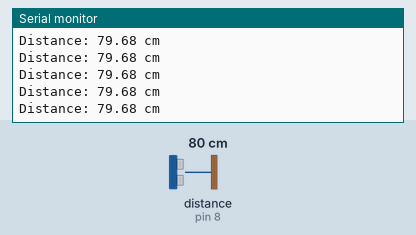
Recording of a sketch running on a simulated Arduino Uno, built with avr-gcc and run on an emulated ATmega328P. On the bench: the last lines printed to the serial monitor. Wiring (inferred from the names in the program): ultrasonic range finder: trigger pin 9; echo pin 8. The inputs (shaded band) are chosen by the test bench; at power-on: distance to the obstacle (sensor on pin 8) 80 cm. The echo pulse lasts 58.3 µs per cm.

Above: at 1.2 s.
1.3 s: distance to the obstacle (sensor on pin 8) set to 35 cm
At 1.6 s:
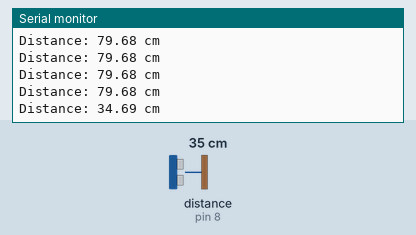
4.3 s: distance to the obstacle (sensor on pin 8) set to 2 cm
At 4.44 s:
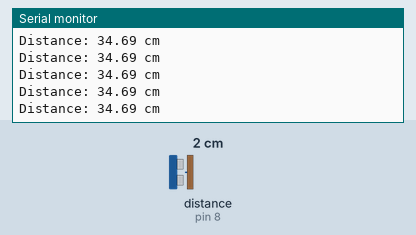
Timing chart, 0 to 7.3 s (numbered marks = the images above; inputs shaded):
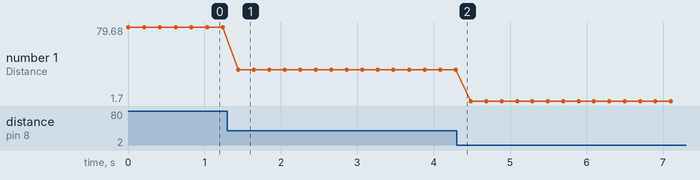

The sketch:

lab5.3.ino
```cpp
#define TRIG 9
#define ECHO 8

void setup() {
  Serial.begin(9600);
  pinMode(TRIG, OUTPUT);
  pinMode(ECHO, INPUT);
}

void loop() {
  // Send 10 µs trigger pulse
  digitalWrite(TRIG, LOW);
  delayMicroseconds(2);
  digitalWrite(TRIG, HIGH);
  delayMicroseconds(10);
  digitalWrite(TRIG, LOW);

  // Read echo duration
  long duration = pulseIn(ECHO, HIGH);

  // Convert to distance (speed of sound = 343 m/s)
  float distance = (duration * 0.0343) / 2;

  Serial.print("Distance: ");
  Serial.print(distance);
  Serial.println(" cm");

  delay(200);
}
```

Measured:
- after the input at 1.3 s, the serial monitor: prints a new line after 0.14 s (image 1)
- plotted number 1: 79.68 → 34.69 after the input at 1.3 s, 34.69 → 1.7 after the input at 4.3 s
